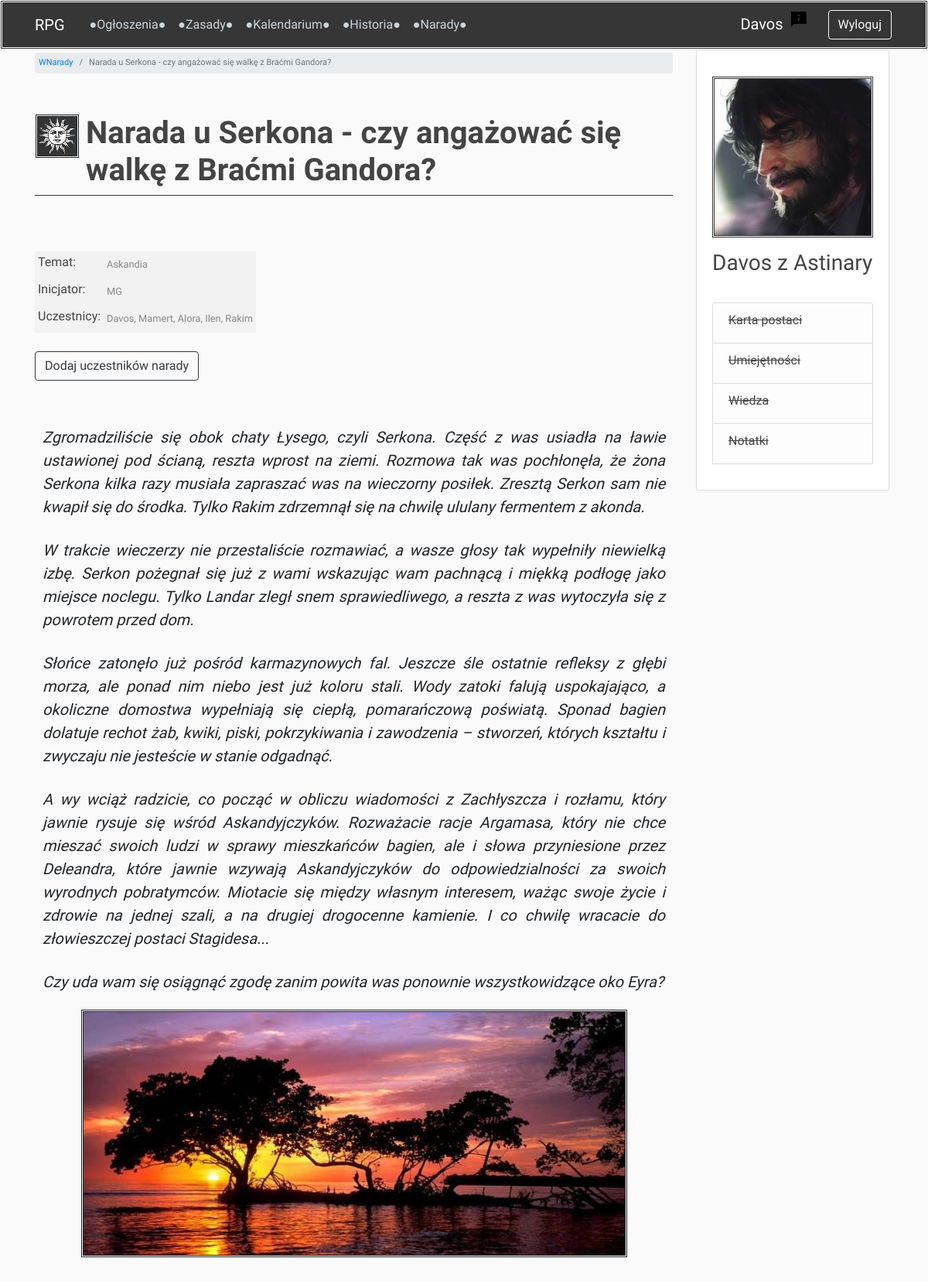
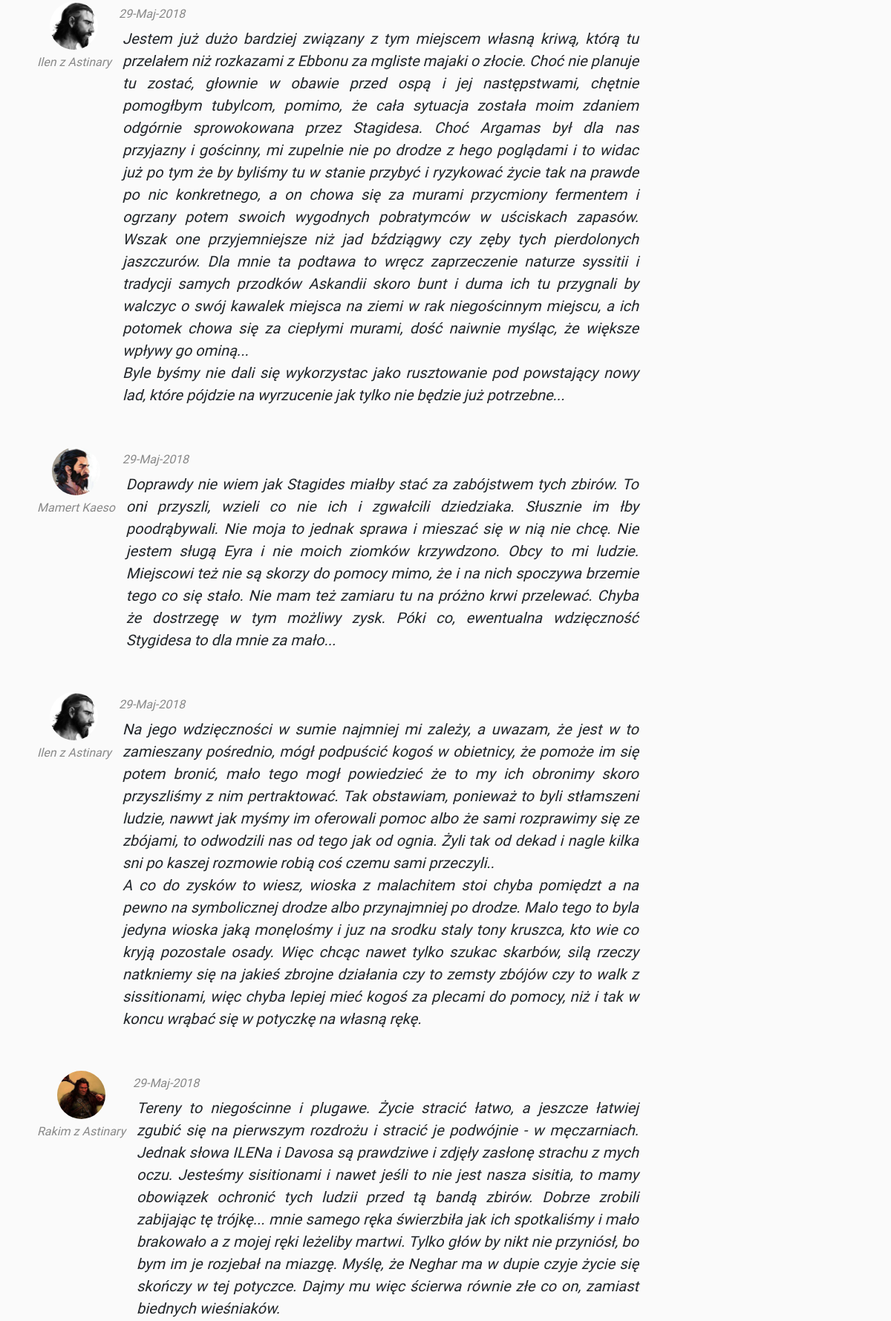
The app's page /forum/fdsfsfdsd/narada-u-serkona-poprzec-stagidesa-czy-argamas/ (signed in, upper part) with its own data (2 pictures, top to bottom).
### users/models.py (models this page shows, shortened)
class Profile(models.Model):
    user = models.OneToOneField(User, on_delete=models.CASCADE)
    image = models.ImageField(default='profile_pics/default_profile.jpg', upload_to='profile_pics')
    character_name = models.CharField(max_length=50, default='')
    character_status = models.CharField(max_length=20, choices=STATUS, default='npc')
    class Meta:
        ordering = ['character_status', 'character_name']

### forum/models.py (models this page shows, shortened)
class Topic(models.Model):
    topic_name = models.CharField(max_length=100, unique=True)
    slug = models.SlugField(max_length=50, unique=True, blank=True)
    date_created = models.DateTimeField(auto_now_add=True)
    date_updated = models.DateTimeField(auto_now=True)
    board = models.ForeignKey(Board, related_name='topics', on_delete=models.CASCADE)
    starter = models.ForeignKey(User, related_name='topics', on_delete=models.CASCADE)
    allowed_profiles = models.ManyToManyField(to=Profile, related_name='allowed_topics',
                                              limit_choices_to=
                                              Q(character_status='active_player') |
                                              Q(character_status='inactive_player') |
                                              Q(character_status='living_npc')
                                              )
    class Meta:
        ordering = ['-date_updated']

class Board(models.Model):
    title = models.CharField(max_length=50, unique=True)
    slug = models.SlugField(max_length=50, unique=True, blank=True)
    date_created = models.DateTimeField(auto_now_add=True)
    date_updated = models.DateTimeField(auto_now=True)
    description = models.CharField(max_length=100)
    class Meta:
        ordering = ['-date_updated']

class Post(models.Model):
    text = models.TextField(max_length=4000)
    topic = models.ForeignKey(Topic, related_name='posts', on_delete=models.CASCADE)
    date_posted = models.DateTimeField(auto_now_add=True)
    author = models.ForeignKey(User, related_name='posts', on_delete=models.CASCADE)
    image = models.ImageField(blank=True, null=True, upload_to='post_pics')

### forum/views.py (the view)
# urls.py: path('<slug:board_slug>/<slug:topic_slug>/', topic_view, name='topic'),
@login_required
def topic_view(request, board_slug, topic_slug):
    obj = get_object_or_404(Topic, slug=topic_slug)
    allowed = ', '.join(p.character_name.split(' ', 1)[0] for p in obj.allowed_profiles.all() if p.character_status != 'gm')
    if request.method == 'POST':
        form = CreatePostForm(request.POST, request.FILES)
        if form.is_valid():
            post = form.save(commit=False)
            post.topic = obj
            post.author = request.user
            post.save()
            return redirect('topic', board_slug=board_slug, topic_slug=obj.slug)
    else:
        form = CreatePostForm()            # equals to: form = CreatePostForm(request.GET) - GET is the default
    context = {
        'page_title': obj.topic_name,
        'topic': obj,
        'form': form,
        'allowed': allowed
    }
    return render(request, 'forum/topic.html', context)

### forum/templatetags/custom_filters.py (called while the page is built)
@register.filter
def get_first_word(text):
    return text.split(' ', 1)[0]

### forum/templates/forum/topic.html (shortened to what this page needs)
{% extends 'base.html' %}
{% load custom_filters %}
{% load crispy_forms_tags %}
{% block breadcrumb %}
    <li class="breadcrumb-item"><a href="{% url 'forum' %}">WNarady</a></li>
    <li class="breadcrumb-item active">{{ page_title }}</li>
{% endblock breadcrumb %}
{% block content %}
    <br><br><br>
    {% if request.user.profile not in topic.allowed_profiles.all and request.user.profile.character_status != 'gm' %}
        <h4>Nie jesteś uczestnikiem tej narady</h4>
    {% else %}
        <table class="forms">
            <tr>
                <td><h6>Temat:</h6></td>
                <td><small>{{ topic.board.title }}</small></td>
            </tr>
            <tr>
                <td><h6>Inicjator:</h6></td>
                <td><small>{{ topic.starter.profile.character_name|get_first_word }}</small></td>
            </tr>
            <tr>
                <td><h6>Uczestnicy:</h6></td>
                <td><small>{{ allowed }}</small></td>
            </tr>
        </table>
        <br>
        <div class="mb-4">
            <a href="{% url 'update-topic' topic.board.slug topic.slug %}" class="btn btn-outline-dark">Dodaj uczestników narady</a>
        </div>
        <br>
        {% for post in topic.posts.all %}
            {% if post.author.profile.character_status == 'gm' %}
                <table>
                    <tbody>
                        <tr class="posts-and-news">
                            <td>
                                {{ post.text|capfirst|linebreaks }}
                                {% if post.image %}
                                    <img src="{{ post.image.url }}" class="border-double">
                                {% endif %}
                            </td>
                        </tr>
                    </tbody>
                </table><br>
            {% else %}
                <table>
                    <tbody>
                        <tr class="posts-and-news">
                            <td class="center">
                                <img class="rounded-circle article-img" src="{{ post.author.profile.image.url }}">
                                <small>{{ post.author.profile.character_name }}</small>
                            </td>
                            <td>
                                <small>{{ post.date_posted|date:'d-M-Y' }}</small>
                                {{ post.text|capfirst|linebreaks }}
                            </td>
                        </tr>
                    </tbody>
                </table><br>
            {% endif %}
        {% endfor %}
        <br>
    {% endif %}
{% endblock content %}

### templates/base.html (shortened to what this page needs)
<!DOCTYPE html>
{% load static %}
<html lang="pl">
<head>
    <link rel="stylesheet" href="https://stackpath.bootstrapcdn.com/bootstrap/4.3.1/css/bootstrap.min.css">
    <link rel="stylesheet" href="https://unpkg.com/bootstrap-table@1.15.3/dist/bootstrap-table.min.css">
    <link rel="stylesheet" href="{% static 'css/main.css' %}">
</head>
<body>
    {% include 'navbar.html' %}
    <main role="main" class="container">
        <div class="row">
            <div class="col-md-9">
                    <div class="breadcrumbs">
                        <small>
                        <ol class="breadcrumb my-1">
                            {% block breadcrumb %}
                            {% endblock breadcrumb %}
                        </ol>
                        </small>
                    </div><br>
                    <br>
                    <div class="border-custom-base page-title">
                        <table>
                            <tr>
                                <td class="align-top">
                                    <img src="{% static 'img/skadia_gray.png' %}" class="border-double">
                                </td>
                                <td class="pb-0 pl-2">
                                    <h1><strong>{{ page_title|linebreaksbr }}</strong></h1>
                                </td>
                            </tr>
                        </table>
                    </div>
                    {% block content %}
                    {% endblock content %}<br><br>
            </div>
            {% include 'sidebar.html' %}
        </div>
    </main>
</body>
</html>

### templates/navbar.html (shortened to what this page needs)
{% load custom_filters %}
{% load static %}
<header class="site-header">
    <nav class="navbar navbar-expand-md navbar-dark bg-navbar fixed-top">
        <div class="container">
            <span class="navbar-brand mr-4">RPG</span>
            <div class="collapse navbar-collapse" id="navbarSupportedContent">
                <div class="navbar-nav mr-auto">
                    <a class="nav-item nav-link " href="{% url 'news-list' %}">●Ogłoszenia●</a>
                    <a class="nav-item nav-link" href="{% url 'rules-main' %}">●Zasady●</a>
                    <a class="nav-item nav-link" href="{% url 'timeline-main' %}">●Kalendarium●</a>
                    <a class="nav-item nav-link" href="{% url 'chronicles-chapters' %}">●Historia●</a>
                    <a class="nav-item nav-link" href="{% url 'forum' %}">●Narady●</a>
                </div>
                <div class="navbar-nav">
                    {% if user.is_authenticated %}
                        {% if user.profile.character_name != '' %}
                            <a class="navbar-brand mr-2" href="/users/profile">{{ user.profile.character_name|get_first_word }}</a>
                            <a href="{% url 'report' %}"><img src="{% static 'img/report.png' %}" class="mr-4"></a>
                        {% else %}
                            <a class="navbar-brand mr-2" href="/users/profile">Uzupełnij profil</a>
                        {% endif %}
                        <a class="btn btn-outline-light btn-space" href="{% url 'logout' %}">Wyloguj</a>
                    {% else %}
                        <a class="btn btn-outline-light btn-space" href="{% url 'register' %}">Nowa postać</a>
                    {% endif %}
                </div>
            </div>
        </div>
    </nav>
</header>

### templates/sidebar.html (shortened to what this page needs)
{% if user.is_authenticated %}
<div class="col-md-3">
    <div class="content-section-sidebar">
        <br>
        <img class="account-img-sidebar border-double" src="{{ user.profile.image.url }}">
        <h3>{{ user.profile.character_name }}</h3>
        <p class='text-muted'></p>
        <ul class="list-group hover-pointer">
            <li class="list-group-item list-group-item-light" data-toggle="collapse" data-target="#character_sheet"><h6><strike>Karta postaci</strike></h6></li>
            <li class="list-group-item list-group-item-light" data-toggle="collapse" data-target="#skills"><h6><strike>Umiejętności</strike></h6></li>
            <li class="list-group-item list-group-item-light" data-toggle="collapse" data-target="#knowledge"><h6><strike>Wiedza</strike></h6></li>
            <li class="list-group-item list-group-item-light" data-toggle="collapse" data-target="#notes"><h6><strike>Notatki</strike></h6></li>
        </ul>
        <br>
    </div>
</div>
{% endif %}

### static/css/main.css (style rules this page uses)
body { background: #fafafa; margin-top: 4rem; }
h1, h2, h3, h4, h5, h6 { color: #444444; }
.bg-navbar { background-color: #363636; }
.site-header .navbar-nav .nav-link { color: #cbd5db; }
nav.navbar { border: double; border-color: white; }
.content-section-sidebar { width: 250px; background: #ffffff; padding: 10px 20px; border: 1px solid #dddddd; border-radius: 3px; margin-bottom: 20px; color: #363636; }
.article-img { height: 65px; width: 65px; margin-left: auto; margin-right: auto; }
.account-img-sidebar { display: block; height: auto; width: 100%; margin-right: 20px; margin-bottom: 16px; }
* { font-family: 'IM Fell Great Primer', serif; }
.border-double { border-style: double; }
.border-custom-base { border-bottom: 1px solid #363636; }
.breadcrumbs small { color: #888; white-space: nowrap; font-size: 11px; }
.btn-space { margin: 2px; }
.my-1 { padding: 5px; }
.posts-and-news td, p { font-size: 20px; font-style: italic; vertical-align: top; padding: 5px; text-align: justify; }
.forms td { vertical-align: top; padding: 4px; background-color: #f2f2f2 }
.posts-and-news small { white-space: nowrap; }
small { color: #888; }
td.center { text-align: center; }
td img { display: block; margin-left: auto; margin-right: auto; }

### records on screen
Topic: topic_name "Narada u Serkona - czy angażować się walkę z Braćmi Gandora?", board "Askandia", starter.profile.character_name|get_first_word "MG"
Post: text "Zgromadziliście się obok chaty Łysego, czyli Serkona. Część z was usiadła na ławie ustawionej pod ścianą, reszta wprost na ziemi. Rozmowa tak was pochłonęła, że żona Serkona kilka razy musiała zapraszać was na wieczorny posiłek. Zresztą Serkon sam nie kwapił się do środka. Tylko Rakim zdrzemnął się na chwilę ululany fermentem z akonda. W trakcie wieczerzy nie przestaliście rozmawiać, a wasze głosy tak wypełniły niewielką izbę. Serkon pożegnał się już z wami wskazując wam pachnącą i miękką podłogę jako miejsce noclegu. Tylko Landar zległ snem sprawiedliwego, a reszta z was wytoczyła się z powrotem przed dom. Słońce zatonęło już pośród karmazynowych fal. Jeszcze śle ostatnie refleksy z głębi…", image (picture)
Post: author.profile.image (picture), author.profile.character_name "Ilen z Astinary", date_posted "29-Maj-2018", text "Jestem już dużo bardziej związany z tym miejscem własną kriwą, którą tu przelałem niż rozkazami z Ebbonu za mgliste majaki o złocie. Choć nie planuje tu zostać, głownie w obawie przed ospą i jej następstwami, chętnie pomogłbym tubylcom, pomimo, że cała sytuacja została moim zdaniem odgórnie sprowokowana przez Stagidesa. Choć Argamas był dla nas przyjazny i gościnny, mi zupelnie nie po drodze z hego poglądami i to widac już po tym że by byliśmy tu w stanie przybyć i ryzykować życie tak na prawde po nic konkretnego, a on chowa się za murami przycmiony fermentem i ogrzany potem swoich wygodnych pobratymców w uściskach zapasów. Wszak one przyjemniejsze niż jad bździągwy czy zęby tych…"
Post: author.profile.image (picture), author.profile.character_name "Mamert Kaeso", date_posted "29-Maj-2018", text "Doprawdy nie wiem jak Stagides miałby stać za zabójstwem tych zbirów. To oni przyszli, wzieli co nie ich i zgwałcili dziedziaka. Słusznie im łby poodrąbywali. Nie moja to jednak sprawa i mieszać się w nią nie chcę. Nie jestem sługą Eyra i nie moich ziomków krzywdzono. Obcy to mi ludzie. Miejscowi też nie są skorzy do pomocy mimo, że i na nich spoczywa brzemie tego co się stało. Nie mam też zamiaru tu na próżno krwi przelewać. Chyba że dostrzegę w tym możliwy zysk. Póki co, ewentualna wdzięczność Stygidesa to dla mnie za mało..."
Post: author.profile.image (picture), author.profile.character_name "Ilen z Astinary", date_posted "29-Maj-2018", text "Na jego wdzięczności w sumie najmniej mi zależy, a uwazam, że jest w to zamieszany pośrednio, mógł podpuścić kogoś w obietnicy, że pomoże im się potem bronić, mało tego mogł powiedzieć że to my ich obronimy skoro przyszliśmy z nim pertraktować. Tak obstawiam, ponieważ to byli stłamszeni ludzie, nawwt jak myśmy im oferowali pomoc albo że sami rozprawimy się ze zbójami, to odwodzili nas od tego jak od ognia. Żyli tak od dekad i nagle kilka sni po kaszej rozmowie robią coś czemu sami przeczyli.. A co do zysków to wiesz, wioska z malachitem stoi chyba pomiędzt a na pewno na symbolicznej drodze albo przynajmniej po drodze. Malo tego to byla jedyna wioska jaką monęlośmy i juz na srodku staly tony…"
Post: author.profile.image (picture), author.profile.character_name "Rakim z Astinary", date_posted "29-Maj-2018", text "Tereny to niegościnne i plugawe. Życie stracić łatwo, a jeszcze łatwiej zgubić się na pierwszym rozdrożu i stracić je podwójnie - w męczarniach. Jednak słowa ILENa i Davosa są prawdziwe i zdjęły zasłonę strachu z mych oczu. Jesteśmy sisitionami i nawet jeśli to nie jest nasza sisitia, to mamy obowiązek ochronić tych ludzii przed tą bandą zbirów. Dobrze zrobili zabijając tę trójkę... mnie samego ręka świerzbiła jak ich spotkaliśmy i mało brakowało a z mojej ręki leżeliby martwi. Tylko głów by nikt nie przyniósł, bo bym im je rozjebał na miazgę. Myślę, że Neghar ma w dupie czyje życie się skończy w tej potyczce. Dajmy mu więc ścierwa równie złe co on, zamiast biednych wieśniaków."

### other values on screen
{{ user.profile.character_name|get_first_word }} "Davos"
{{ allowed }} "Davos, Mamert, Alora, Ilen, Rakim"
{{ user.profile.character_name }} "Davos z Astinary"
